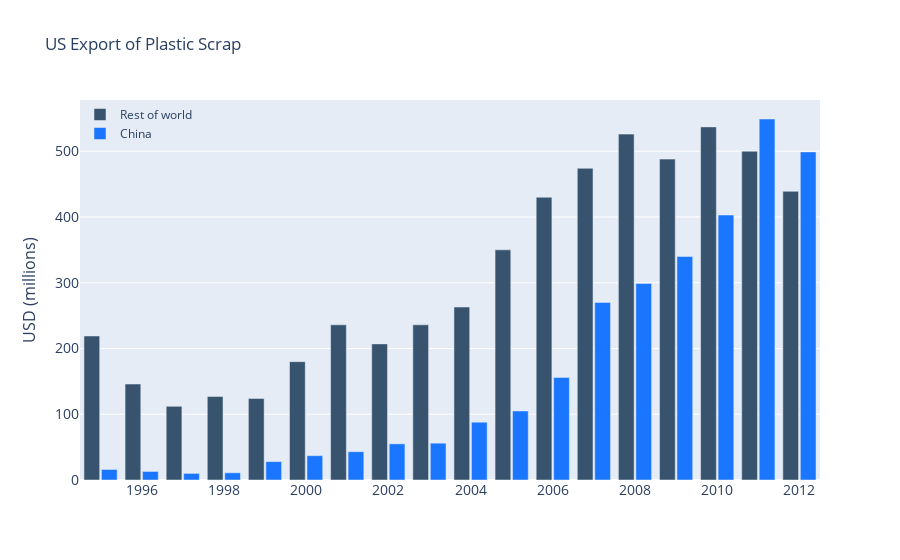

Notebook code for this chart:
### Code cell
fig.update_layout(
    title='US Export of Plastic Scrap',
    xaxis_tickfont_size=14,
    yaxis=dict(
        title='USD (millions)',
        titlefont_size=16,
        tickfont_size=14,
    ),
    legend=dict(
        x=0,
        y=1.0,
        bgcolor='rgba(255, 255, 255, 0)',
        bordercolor='rgba(255, 255, 255, 0)'
    ),
    barmode='group',
    bargap=0.15, # gap between bars of adjacent location coordinates.
    bargroupgap=0.1 # gap between bars of the same location coordinate.
)
fig.show()

### Figure 1 — Plotly figure (JSON) as saved in the notebook; plotly's stock layout.template omitted (floating-point values rounded to 4 significant figures)
{"data": [{"marker": {"color": "rgb(55, 83, 109)"}, "name": "Rest of world", "type": "bar", "x": [1995, 1996, 1997, 1998, 1999, 2000, 2001, 2002, 2003, 2004, 2005, 2006, 2007, 2008, 2009, 2010, 2011, 2012], "y": [219, 146, 112, 127, 124, 180, 236, 207, 236, 263, 350, 430, 474, 526, 488, 537, 500, 439]}, {"marker": {"color": "rgb(26, 118, 255)"}, "name": "China", "type": "bar", "x": [1995, 1996, 1997, 1998, 1999, 2000, 2001, 2002, 2003, 2004, 2005, 2006, 2007, 2008, 2009, 2010, 2011, 2012], "y": [16, 13, 10, 11, 28, 37, 43, 55, 56, 88, 105, 156, 270, 299, 340, 403, 549, 499]}], "layout": {"bargap": 0.15, "bargroupgap": 0.1, "barmode": "group", "legend": {"bgcolor": "rgba(255, 255, 255, 0)", "bordercolor": "rgba(255, 255, 255, 0)", "x": 0, "y": 1}, "title": {"text": "US Export of Plastic Scrap"}, "xaxis": {"tickfont": {"size": 14}}, "yaxis": {"tickfont": {"size": 14}, "title": {"font": {"size": 16}, "text": "USD (millions)"}}}}
